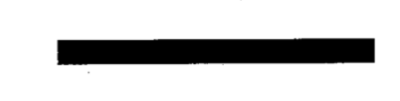
#> input picture tower-recog/print_tower/Box/box copy 10.png, 400 x 101 px, given as the content of the folder print_tower/Turtle/, which was not available
$ python dataset.py
#> lines starting #> are read from the running program, lines starting #| are printed output that depends on the picture; pictures that were not available may be replaced by others from this repository, and a replacement may not be noted
import os
import tensorflow as tf
import numpy as np
from PIL import Image

IMAGE_SIZE = 32
input_path = 'print_tower'
output_path = 'image_data'
classes = {'Turtle', 'Box', 'Fiver'}

def uniform_img():
	for index, name in enumerate(classes):
		class_path = input_path +"/"+ name +"/"
		count = 1
		for img_name in os.listdir(class_path):
			if(img_name == '.DS_Store'):
				continue
			img_path = class_path + img_name
			img = Image.open(img_path)
#> img is the input picture: PIL image 400x101 RGBA; mean R, G, B, A 206, 206, 206, 255
			img = img.resize((IMAGE_SIZE, IMAGE_SIZE))
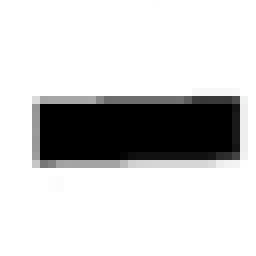
#> img: PIL image 32x32 RGBA (shown 8 times larger); mean R, G, B, A 206, 206, 206, 255
			img = img.convert("L")
#> img: PIL image 32x32 L
			out_name = name+str(count)+'.PNG'
			count = count+1
			img.save(output_path + '/' + name + '/' + out_name )
#> pass 2 of the loop in uniform_img, `for index, name in enumerate(classes):`:
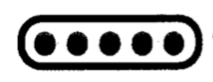
#> input picture tower-recog/print_tower/Fiver/fiver copy 10.png, 213 x 82 px
#> in uniform_img, img is the input picture: PIL image 213x82 RGBA; mean R, G, B, A 179.6, 179.6, 179.6, 255

def rotate(degree):
	for index, name in enumerate(classes):
		class_path = output_path +"/"+ name +"/"
		for img_name in os.listdir(class_path):
			if(img_name == '.DS_Store'):
				continue
			img_path = class_path + img_name
			rotate_name = img_name[:-4] + '_rotate' + str(degree) + '.PNG'
			#print(rotate_name)
			img = Image.open(img_path)
			im2 = img.convert('RGBA')
			im2 = im2.rotate(degree, expand=1)
			fff = Image.new('RGBA', (32,32), color='white')
			img = Image.composite(im2,fff,im2)
			img = img.convert('L')
			img.save(output_path + '/' + name + '/' + rotate_name)

def scaling(scale):
#> called with scale = 1.2
	for index, name in enumerate(classes):
		class_path = output_path +"/"+ name +"/"
#> class_path = 'image_data/Turtle/'
		for img_name in os.listdir(class_path):
			if(img_name == '.DS_Store'):
				continue
			img_path = class_path + img_name
#> img_path = 'image_data/Turtle/box copy 10.png'
			new_name = img_name[:-4] + '_scale' + str(scale) + '.PNG'
#> new_name = 'box copy 10_scale1.2.PNG'
			img = Image.open(img_path)
			new_size = int(round(IMAGE_SIZE*scale))
			margin = int(round((new_size-IMAGE_SIZE)/2))
			img = img.resize((new_size,new_size))
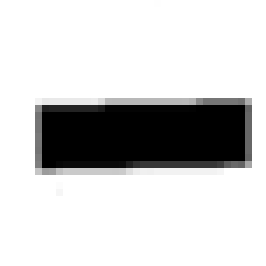
#> img: PIL image 38x38 RGBA (shown 7 times larger); mean R, G, B, A 206, 206, 206, 255
			img = img.crop((margin, margin, margin+IMAGE_SIZE, margin+IMAGE_SIZE))
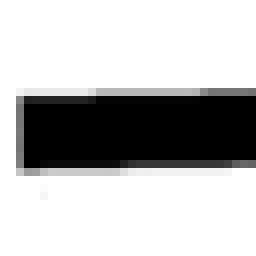
#> img: PIL image 32x32 RGBA (shown 8 times larger); mean R, G, B, A 187.2, 187.2, 187.2, 255
			img.save(output_path + '/' + name + '/' + new_name)
#> pass 2 of the loop in scaling, `for index, name in enumerate(classes):`:

def create_record():
	writer = tf.python_io.TFRecordWriter("tower.tfrecords")
	for index, name in enumerate(classes):
		class_path = output_path +"/"+ name +"/"
		for img_name in os.listdir(class_path):
			if(img_name == '.DS_Store'):
				continue
			img_path = class_path + img_name
			img = Image.open(img_path)
			img_raw = img.tobytes()
			example = tf.train.Example(
				features = tf.train.Features(
					feature = {
						"label": tf.train.Feature(int64_list=tf.train.Int64List(value=[index])),#0 = Turtle, 1 = Box, 2 = Fiver
						'img_raw': tf.train.Feature(bytes_list=tf.train.BytesList(value=[img_raw]))
					}))
			writer.write(example.SerializeToString())
	writer.close()

if __name__ == '__main__':
    uniform_img()
    scaling(1.2)
    rotate(30)
#> in rotate, `class_path = output_path +"/"+ name +"/"`: class_path = 'image_data/Turtle/'
#> in rotate, `img_path = class_path + img_name`: img_path = 'image_data/Turtle/box copy 10.png'
#> in rotate, `rotate_name = img_name[:-4] + '_rotate' + str(degree) + '.PNG'`: rotate_name = 'box copy 10_rotate30.PNG'
#> in rotate, `im2 = im2.rotate(degree, expand=1)`:
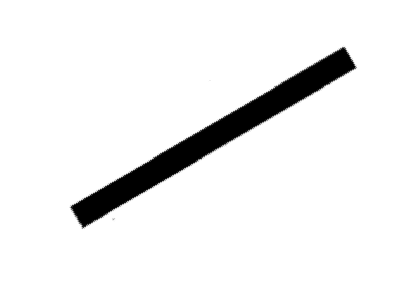
#> im2: PIL image 398x289 RGBA; mean R, G, B, A 72.4, 72.4, 72.4, 89.6; transparent parts drawn white
#> in rotate, `fff = Image.new('RGBA', (32,32), color='white')`: fff: PIL image 32x32 RGBA; every value is 255
#> in rotate, `img = img.convert('L')`: img: PIL image 32x32 L; every value is 255
#> pass 2 of the loop in rotate, `for index, name in enumerate(classes):`:
#> in rotate, `im2 = im2.rotate(degree, expand=1)`:
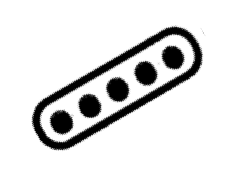
#> im2: PIL image 227x178 RGBA; mean R, G, B, A 77.6, 77.6, 77.6, 110.2; transparent parts drawn white
    rotate(90)
#> call 2 of rotate, with degree = 90
#> in rotate (call 2), `rotate_name = img_name[:-4] + '_rotate' + str(degree) + '.PNG'`: rotate_name = 'box copy 10_rotate90.PNG'
#> in rotate (call 2), `im2 = im2.rotate(degree, expand=1)`:
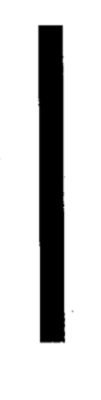
#> im2: PIL image 101x400 RGBA; mean R, G, B, A 206, 206, 206, 255
#> pass 2 of the loop in rotate, `for index, name in enumerate(classes):`:
#> im2: PIL image 82x213 RGBA
    rotate(15)
#> call 3 of rotate, with degree = 15
#> in rotate (call 3), `rotate_name = img_name[:-4] + '_rotate' + str(degree) + '.PNG'`: rotate_name = 'box copy 10_rotate15.PNG'
#> in rotate (call 3), `im2 = im2.rotate(degree, expand=1)`:
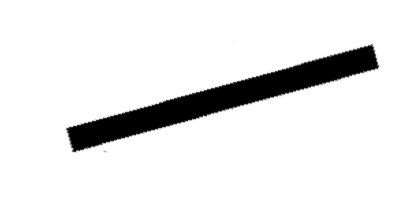
#> im2: PIL image 414x203 RGBA; mean R, G, B, A 99, 99, 99, 122.6; transparent parts drawn white
#> pass 2 of the loop in rotate, `for index, name in enumerate(classes):`:
#> in rotate (call 3), `im2 = im2.rotate(degree, expand=1)`:
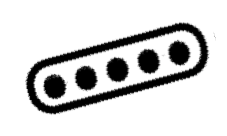
#> im2: PIL image 227x136 RGBA; mean R, G, B, A 101.6, 101.6, 101.6, 144.3; transparent parts drawn white
    create_record()
#> (the call stopped at in create_record, `writer = tf.python_io.TFRecordWriter("tower.tfrecords")`: tensorflow is not available in this run)
